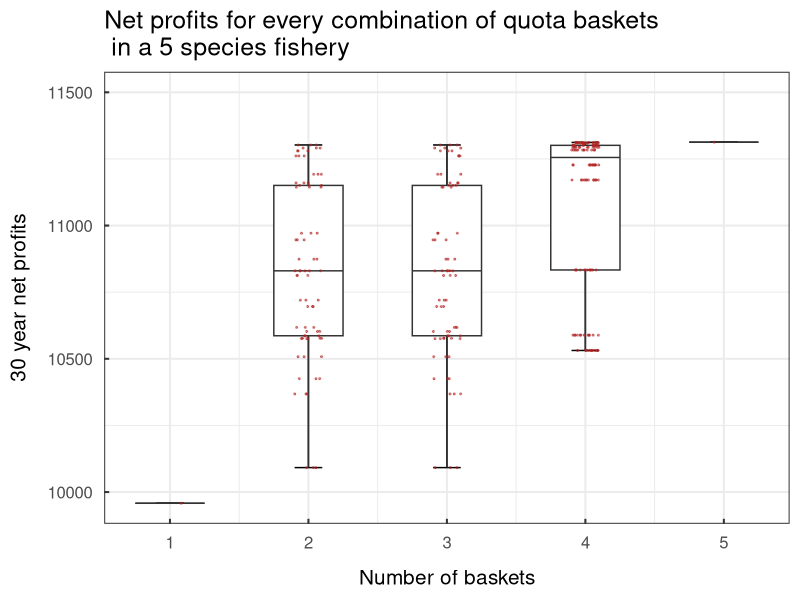
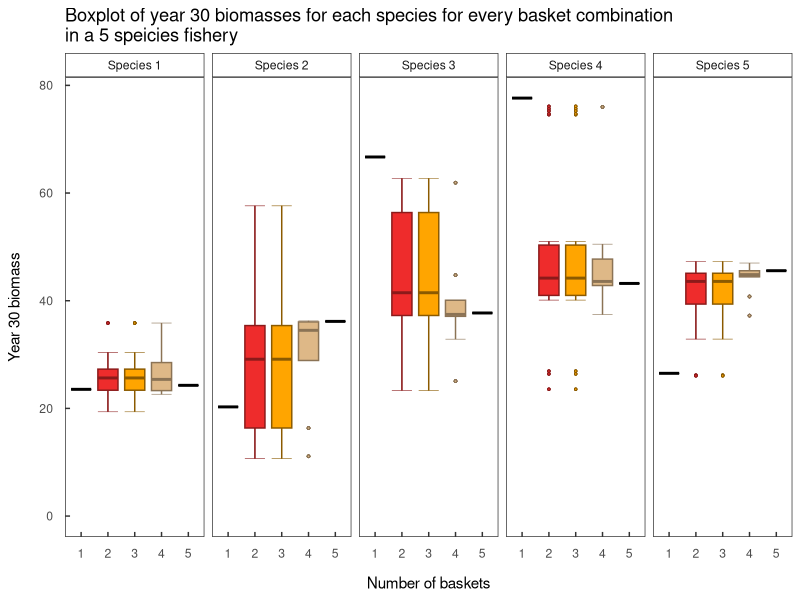
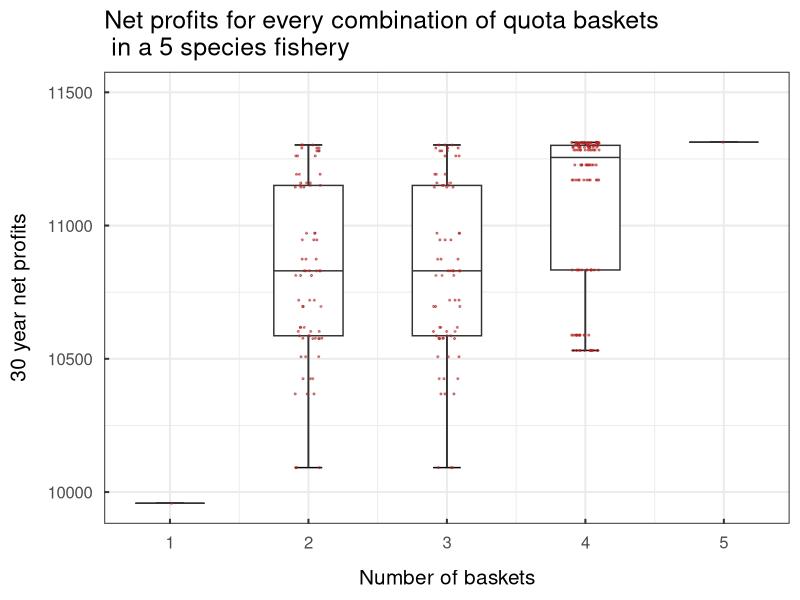
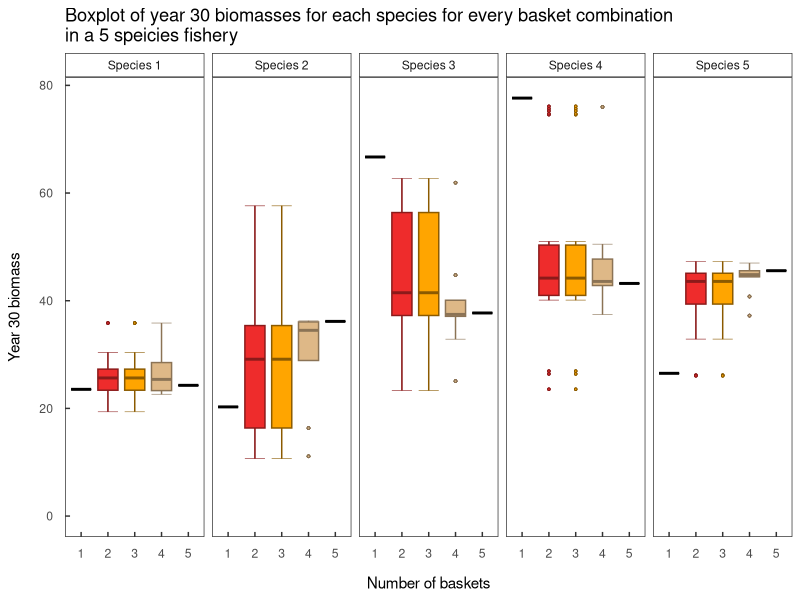

Write R code to recreate these figures, in order.
## ---- chunk 1
knitr::opts_chunk$set(echo = TRUE)
library(tidyverse)
library(here)
## ---- chunk 2
five_basket_biomass <-  read_csv(here("working_model", "scratch", "optim", "data", "five_basket_biomass.csv"))
five_basket_profits <-  read_csv(here("working_model", "scratch", "optim", "data", "five_basket_profit.csv"))
four_basket_biomass <-  read_csv(here("working_model", "scratch", "optim", "data", "four_basket_biomass.csv"))
four_basket_profits <-  read_csv(here("working_model", "scratch", "optim", "data", "four_basket_profit.csv"))
three_basket_biomass <-  read_csv(here("working_model", "scratch", "optim", "data", "three_basket_biomass.csv"))
three_basket_profits <-  read_csv(here("working_model", "scratch", "optim", "data", "three_basket_profits.csv"))
two_basket_biomass <-  read_csv(here("working_model", "scratch", "optim", "data", "two_basket_biomass.csv"))
two_basket_profits <-  read_csv(here("working_model", "scratch", "optim", "data", "two_basket_profits.csv"))
one_basket_biomass <-  read_csv(here("working_model", "scratch", "optim", "data", "one_basket_biomass.csv"))
one_basket_profits <-  read_csv(here("working_model", "scratch", "optim", "data", "one_basket_profits.csv"))

max(five_basket_profits$profit)
max(four_basket_profits$V1)
max(three_basket_profits$V1)
max(two_basket_profits$V1) -max(one_basket_profits$profits)

five_basket_names <- five_basket_profits %>% 
  mutate(profits = profit,
         baskets = 5) %>% 
  select(profits, baskets)

four_basket_names <- four_basket_profits %>% 
  mutate(profits = V1,
         baskets = 4) %>% 
  select(profits, baskets)

three_basket_names <- three_basket_profits %>% 
  mutate(profits = V1,
         baskets = 3) %>% 
  select(profits, baskets)

two_basket_names <- two_basket_profits %>% 
  mutate(profits = V1,
         baskets = 2) %>% 
  select(profits, baskets)

colnames(one_basket_profits) <- "profits"

one_basket_names <- one_basket_profits %>% 
  mutate(baskets = 1) %>% 
  select(profits, baskets)

# This is for profits
full_df <- five_basket_names %>% 
  full_join(five_basket_names) %>% 
  full_join(four_basket_names) %>% 
  full_join(three_basket_names) %>% 
  full_join(two_basket_names) %>% 
  full_join(one_basket_names)
## ---- chunk 3
profit_plot <- ggplot(full_df, aes(x = profits, y = baskets)) +
  stat_boxplot(geom ="errorbar", aes(group = as_factor(baskets)),
               width = 0.2) +
  geom_boxplot(aes(group = as_factor(baskets)),
               width = 0.5, 
               fatten = 1) +
  geom_jitter(aes(x = profits, y = baskets),
             height = 0.1,
             size = 0.4,
             color = "firebrick",
             alpha = 0.5) +
  coord_flip()+
  theme_bw(base_size = 15) +
  expand_limits(x = 11500) +
  theme(#panel.grid = element_blank(),
        axis.ticks.length = unit(-0.05, "in"),
        axis.text.y = element_text(margin=unit(c(0.3,0.3,0.3,0.3), "cm")),
        axis.text.x = element_text(margin=unit(c(0.3,0.3,0.3,0.3), "cm")))+
  labs(x = "30 year net profits", y = "Number of baskets", title = "Net profits for every combination of quota baskets \n in a 5 species fishery")

profit_plot

ggsave(plot = profit_plot, filename = here("working_model", "scratch", "optim", "plots", "profit_plot.png"), device = "png")

# Do I believe our four basket results? Good question. 
## ---- chunk 4

five_basket_bm2 <- five_basket_biomass %>% 
  pivot_longer(everything(), names_to = "species", values_to = "biomass") %>% 
  mutate(baskets = 5)

four_basket_bm2 <- four_basket_biomass %>% 
  mutate(baskets = 4)

three_basket_bm2 <- three_basket_biomass %>% 
  mutate(baskets = 3)

two_basket_b2 <- two_basket_biomass %>% 
  mutate(baskets = 2)

one_basket_bm2 <- one_basket_biomass %>% 
  pivot_longer(everything(), names_to = "species", values_to = "biomass") %>% 
  mutate(baskets = 1)

full_biomass <- five_basket_bm2 %>% 
  full_join(four_basket_bm2) %>% 
  full_join(three_basket_bm2) %>% 
  full_join(two_basket_b2) %>% 
  full_join(one_basket_bm2)
## ---- chunk 5

species_labs = c(s_1 = "Species 1", s_2 = "Species 2", s_3 = "Species 3", s_4 = "Species 4", s_5 = "Species 5")

  
biomass_plot <- ggplot(data = full_biomass) +
  stat_boxplot(geom ="errorbar", aes(x = as_factor(baskets), y = biomass, color =as_factor(baskets)),
                size = 0.2) +
  geom_boxplot(aes(x = as_factor(baskets), y = biomass, color = as_factor(baskets), fill = as_factor(baskets)), 
               size = 0.5,
               outlier.shape = 21,
               outlier.size = 0.5) +
  facet_grid(~species, 
             labeller = labeller(species = species_labs)) +
  theme_bw() +
  scale_discrete_manual(aesthetics = "fill", values = c("black", "firebrick2", "orange", "burlywood", "black")) +
  scale_discrete_manual(aesthetics = "color", values = c("black", "firebrick4", "orange4", "burlywood4", "black")) +
  # scale_x_discrete(labels = c("Species 1", "Species 2", "Species 3", "Species 4", "Species 5")) +
  theme(panel.grid = element_blank(),
   strip.background = element_rect(fill="white"),
        axis.ticks.length = unit(-0.05, "in"),
        axis.text.y = element_text(margin=unit(c(0.3,0.3,0.3,0.3), "cm")),
        axis.text.x = element_text(margin=unit(c(0.3,0.3,0.3,0.3), "cm")),
        legend.position = "none") +
  labs(x = "Number of baskets", y = "Year 30 biomass", fill = "Number of \nBaskets", color = "Number of \nBaskets",
       title = "Boxplot of year 30 biomasses for each species for every basket combination \nin a 5 speicies fishery") +
  expand_limits(y = 0)
  
biomass_plot


ggsave(plot = biomass_plot, filename = here("working_model", "scratch", "optim", "plots", "biomass_plot.png"), device = "png")
